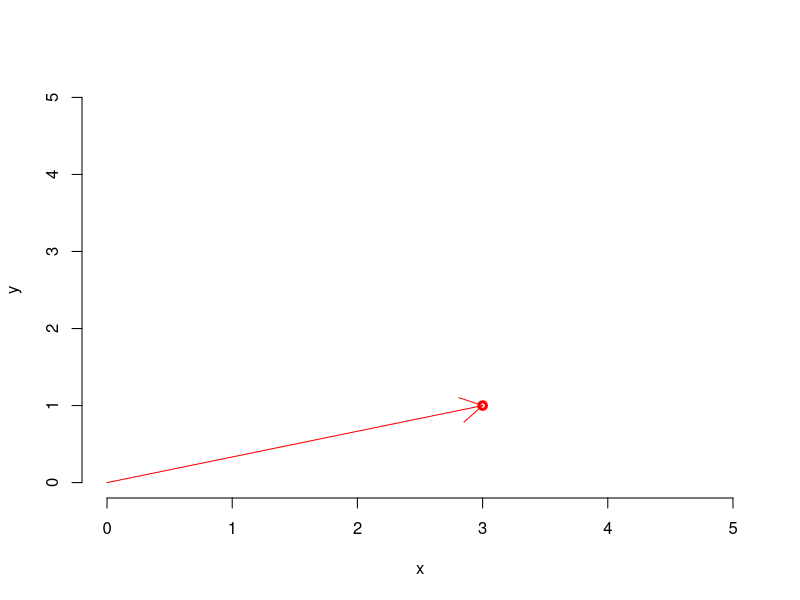
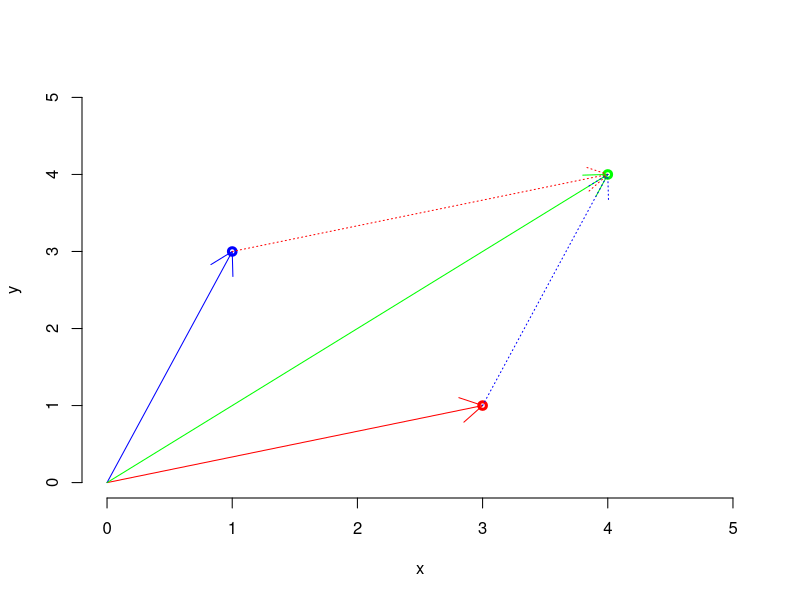
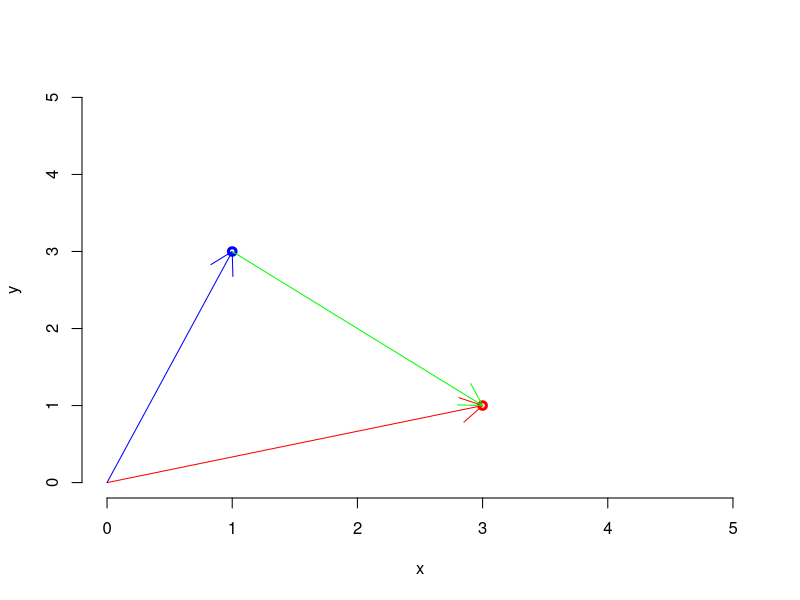

Here is the R script that generated these plots, in order:
## ---- chunk 1
pi*2^3-sqrt(4)
abs(12-17*2/3-9)
factorial(4)
log(2,10)
log(2)
exp(0.069314725)
## ---- chunk 2
y <- 10
z <- pi
x <-1+y/1+2*z^2
x
## ---- chunk 3
x <- -10
y <- pi
z <- sqrt(x^2+y^2)
z
## ---- chunk 4
x <- c(3,-5,31,-1,-9,10,0,18)
y <- c(1,1,-3,1,-99,-10,10,-7)
prod_punto <- sum(x*y)
norm_x <- sqrt(sum(x^2))
norm_y <- sqrt(sum(y^2))
theta <- acos(prod_punto/(norm_x*norm_y))
theta
x[c(2,7)]
y[-c(2,7)]
x[x < -3 | x > 10]
x[x > 0 & x %% 2 == 0]
## ---- chunk 5
v = c(1,3)
print(v)
plot(3,1, xlim=c(0,5), ylim=c(0,5), xlab="x", ylab="y", lwd=3, col='red', bty='n')
arrows(0,0,3,1,col='red')
## ---- chunk 6
#Suma de vector
plot(3,1, xlim=c(0,5), ylim=c(0,5), xlab="x", ylab="y", lwd=3, col='red', bty='n')
arrows(0,0,3,1,col='red')
points(1,3,lwd=3,col='blue')
arrows(0,0,1,3,col='blue')
points(4,4,lwd=3,col='green')
arrows(0,0,4,4,col='green')
arrows(1,3,4,4,col='red',lty=3)
arrows(3,1,4,4,col='blue',lty=3)
## ---- chunk 7
#Resta de vector
plot(3,1, xlim=c(0,5), ylim=c(0,5), xlab="x", ylab="y", lwd=3, col='red', bty='n')
arrows(0,0,3,1,col='red')
points(1,3,lwd=3,col='blue')
arrows(0,0,1,3,col='blue')
arrows(1,3,3,1,col='green')
